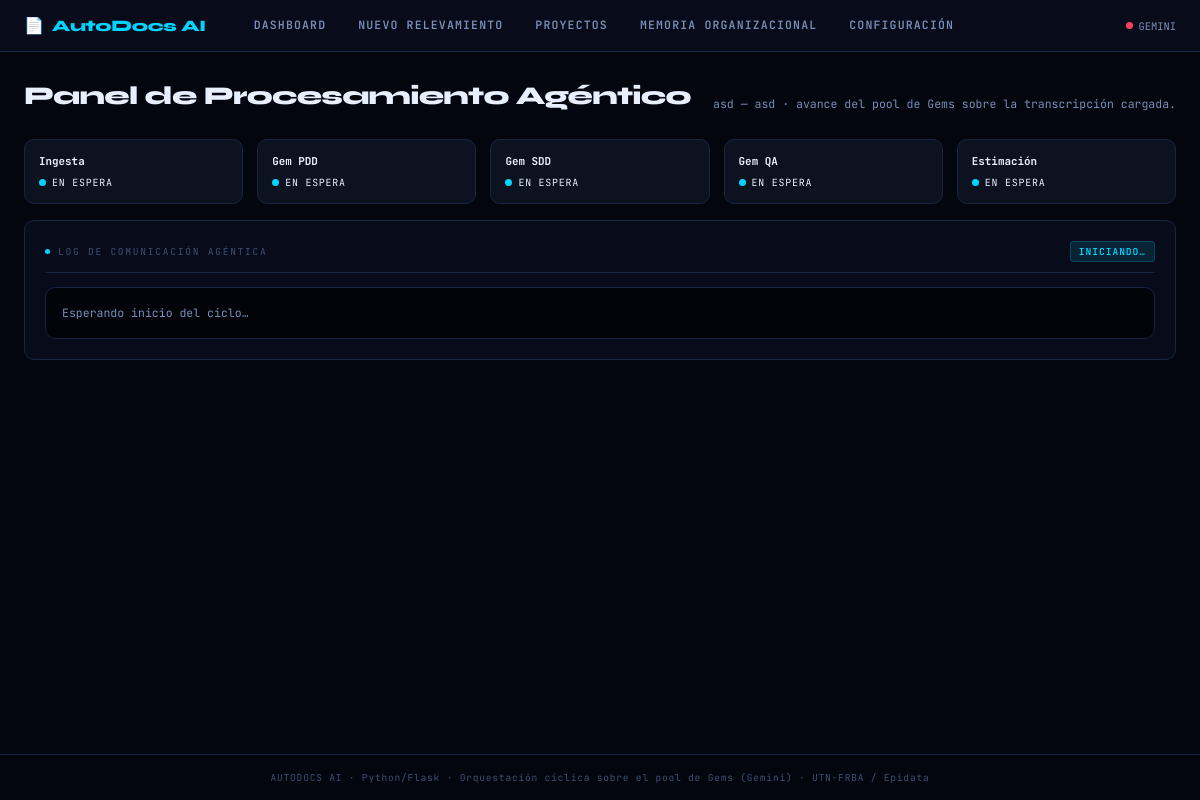
Before: /procesamiento/1 with the older database file.
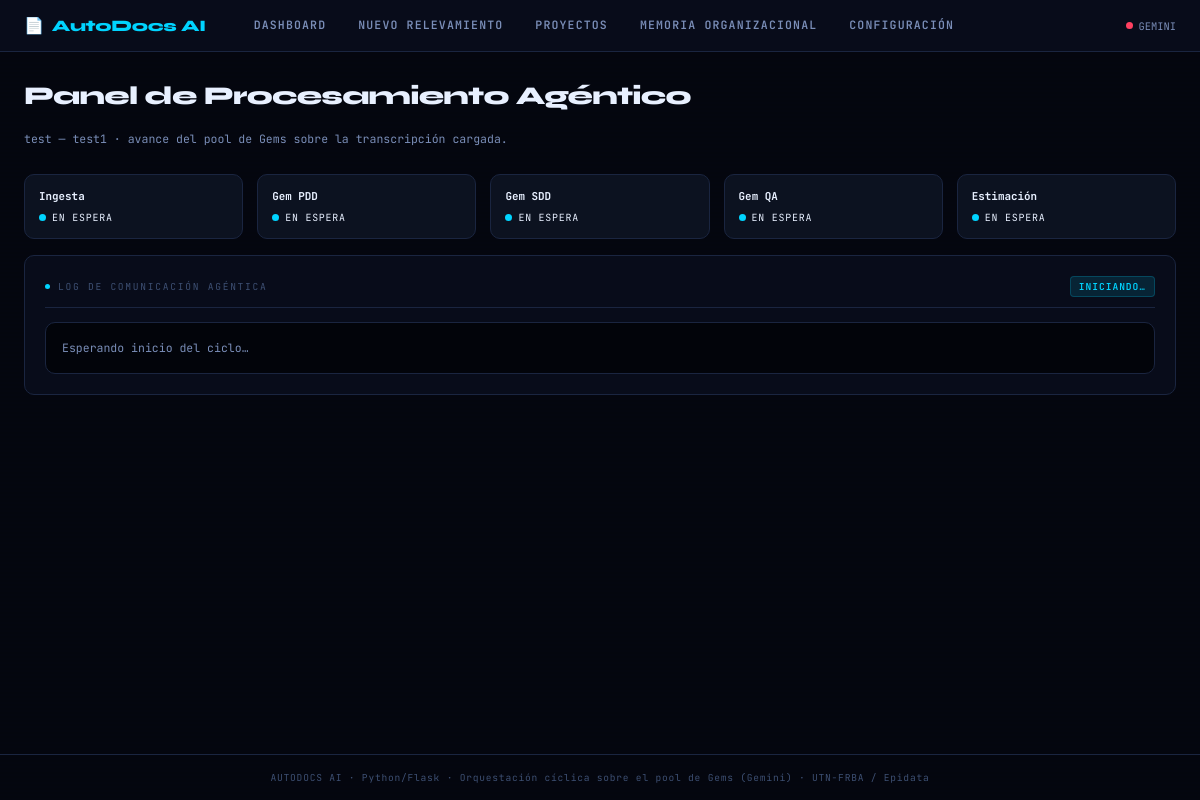
After: the same page with the newer database file.
### tables this page shows
CREATE TABLE proyectos (
    id                      INTEGER PRIMARY KEY AUTOINCREMENT,
    cliente                 TEXT NOT NULL,
    proceso                 TEXT NOT NULL,
    tecnologia              TEXT,       -- UiPath / Power Automate / Rocketbot / Make.com...
    criticidad              TEXT,       -- Baja / Media / Alta
    presupuesto_hs          REAL,
    analista                TEXT,
    transcripcion_original  TEXT,
    transcripcion_sanitizada TEXT,
    reemplazos_pii          INTEGER DEFAULT 0,
    flujo_estructurado      TEXT,       -- JSON: salida del Agente de Ingesta
    estado                  TEXT DEFAULT 'borrador',  -- borrador|procesando|completado|frenado|error
    motivo_freno            TEXT,       -- si estado = 'frenado' (Límite Operativo de Entrada)
    creado                  TEXT DEFAULT CURRENT_TIMESTAMP,
    actualizado             TEXT DEFAULT CURRENT_TIMESTAMP
);

### ui/app.py (the view)
    @app.route("/procesamiento/<int:proyecto_id>")
    def procesamiento(proyecto_id):
        proyecto = ProyectoRepository.get(proyecto_id)
        if not proyecto:
            return redirect(url_for("proyectos"))
        return render_template(
            "procesamiento.html",
            proyecto=proyecto,
            autostart=request.args.get("autostart") == "1",
        )

### core/db.py (called while the page is built)
def get_conn() -> sqlite3.Connection:
    DB_PATH.parent.mkdir(exist_ok=True)
    conn = sqlite3.connect(DB_PATH)
    conn.row_factory = sqlite3.Row
    conn.execute("PRAGMA foreign_keys = ON")
    return conn

### repositories/proyecto_repository.py (called while the page is built)
    @staticmethod
    def get(proyecto_id: int) -> dict | None:
        conn = get_conn()
        row = conn.execute("SELECT * FROM proyectos WHERE id = ?", (proyecto_id,)).fetchone()
        conn.close()
        return dict(row) if row else None

### ui/templates/procesamiento.html (shortened to what this page needs)
{% extends "base.html" %}
{% block content %}
<div class="page-header">
  <h1>Panel de Procesamiento Agéntico</h1>
  <p>{{ proyecto.cliente }} — {{ proyecto.proceso }} · avance del pool de Gems sobre la transcripción cargada.</p>
</div>
<div class="grid-5 mb-4" id="gem-cards">
  <div class="gem-card"><div class="gem-name">Ingesta</div><div class="gem-status" data-gem="Ingesta"><span class="dot dot-info"></span><span>En espera</span></div></div>
  <div class="gem-card"><div class="gem-name">Gem PDD</div><div class="gem-status" data-gem="Gem PDD — Analista Funcional"><span class="dot dot-info"></span><span>En espera</span></div></div>
  <div class="gem-card"><div class="gem-name">Gem SDD</div><div class="gem-status" data-gem="Gem SDD — Arquitecto de Solución"><span class="dot dot-info"></span><span>En espera</span></div></div>
  <div class="gem-card"><div class="gem-name">Gem QA</div><div class="gem-status" data-gem="Gem QA — Control de Calidad"><span class="dot dot-info"></span><span>En espera</span></div></div>
  <div class="gem-card"><div class="gem-name">Estimación</div><div class="gem-status" data-gem="Gem Estimación — Estimador Comercial"><span class="dot dot-info"></span><span>En espera</span></div></div>
</div>
<div class="panel">
  <div class="panel-title">
    <span class="dot"></span>Log de comunicación agéntica
    <span id="estado-badge" class="tag tag-cyan">Iniciando…</span>
  </div>
  <div class="console" id="console">
    <div class="line"><span class="msg-info">Esperando inicio del ciclo…</span></div>
  </div>
</div>
{% endblock %}

Changed rows visible on the page:
changed proyectos: cliente "asd" → "test"; proceso "asd" → "test1"
